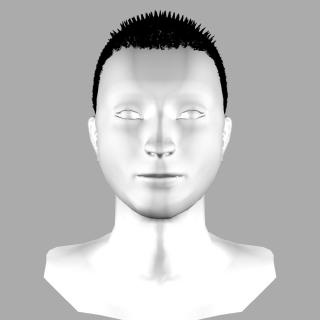
#> input picture image2/sample2_front.jpeg, 320 x 320 px, found by its file name
$ python sampleFaceAnalysis.py   (Python 2 division)
#> lines starting #> are read from the running program, lines starting #| are printed output that depends on the picture; after the words box and inside, x2 and y2 are one past the last pixel; in counts of white or black regions, pixels touching at a corner belong together
#> further down, img is the input picture: shape (320, 320, 3); min 0, max 255, mean 187.7
#! /usr/bin/env python
# coding: utf-8

import cv2
import numpy as np
import sys

#サンプルの顔情報を得るためのプログラム
#入力画像の顔情報を得るのにも使える
# [98 lines left out: functions zahyou_get, decide_wZahyou, zahyou_get2, not called in this run]


def zahyou_get3(img):
	#ローカル変数
	face_point_h = []  #顔の縦の情報(生え際、口元、顎先)
	face_point_w = []  #顔の横の情報（口元の顔幅）, [中心左側, 中心右側, 口元左側, 口元右側]
	h = img.shape[0]
#> h = 320
	w = img.shape[1]
#> w = 320
	c = 0              #顔の中心の横線のy座標

	#マウスイベント
	#生え際、口元、顎先を選択
	# [24 lines left out: functions mouse_event_h, mouse_event_w, not called in this run]


	#img = cv2.imread(file)
	#顔の真ん中に縦線を入れる
	cv2.line(img, (w/2,0), (w/2,h), (0,255,0), 1)
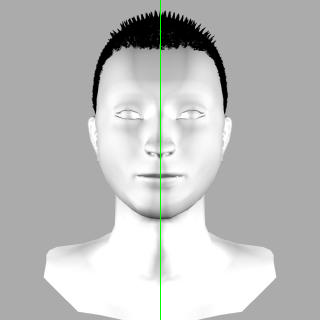
#> img: shape (320, 320, 3); 0.31% of pixels changed, all inside (x1, y1, x2, y2) = (160, 0, 161, 320)
	#縦の座標を取得
	cv2.namedWindow("img", cv2.WINDOW_NORMAL)
	cv2.setMouseCallback('img', mouse_event_h)
	while (True):
		cv2.imshow('img', img)
		if cv2.waitKey(1) & 0xFF == ord("q"):
#> (key q is pressed here)
			break
	cv2.destroyAllWindows()

#> (the run stopped early here; a loop or call above may not have finished)
